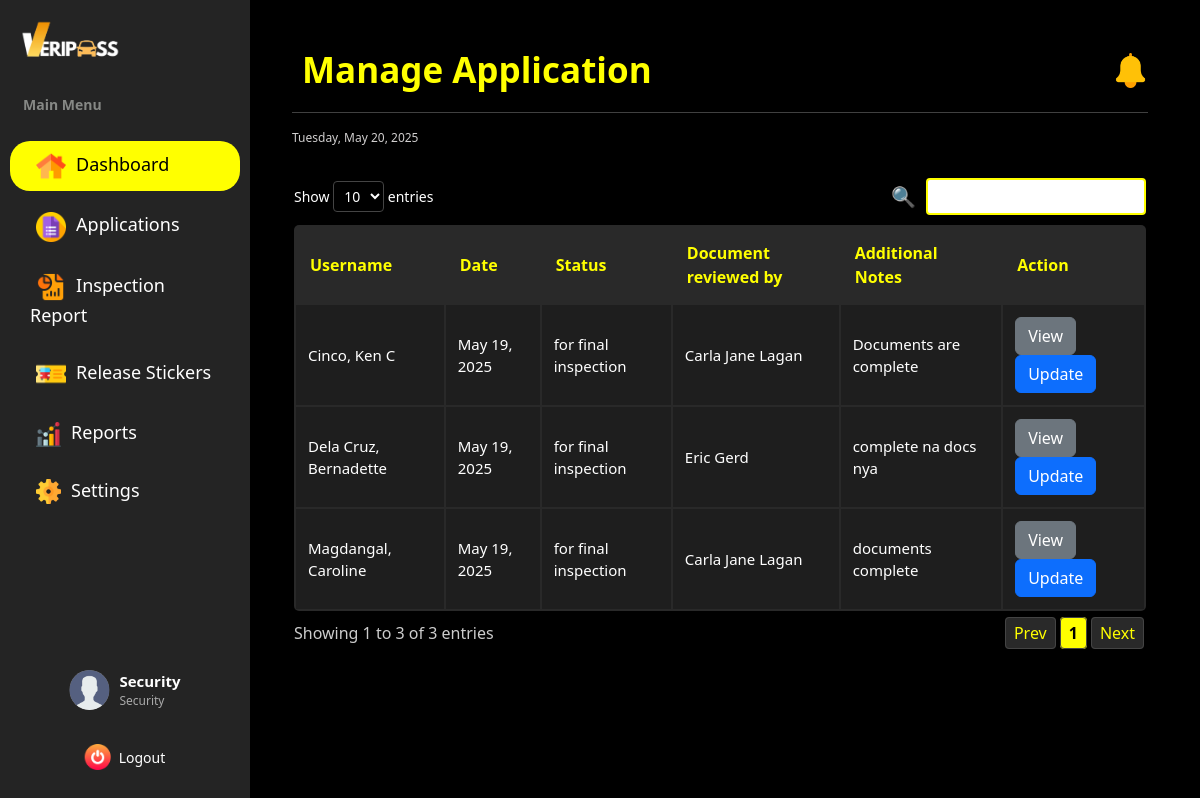
Screenshot of /dashboard/security/manage_application/ (signed in) with the database file from the repository.
### vehicle_pass/models.py (models this page shows, shortened)
class BaseModel(models.Model):
    created_at = models.DateTimeField(auto_now_add=True, db_index=True)
    updated_at = models.DateTimeField(auto_now=True)
    class Meta:
        abstract = True

class Registration(BaseModel):
    STATUS_CHOICES = [
        ('pending', 'Pending'),
        ('cancelled', 'Cancelled'),
        ('for payment', 'For Payment'),
        ('reviewing documents', 'Reviewing Documents'),
        ('for final inspection', 'For Final Inspection'),
        ('approved', 'Approved'),
        ('rejected', 'Rejected')
    ]
    registrationNumber = models.BigAutoField(primary_key=True)
    user = models.ForeignKey(UserProfile, on_delete=models.CASCADE)
    vehicle = models.ForeignKey(Vehicle, on_delete=models.CASCADE)
    files = models.URLField(max_length=250)
    status = models.CharField(max_length=20, choices=STATUS_CHOICES, default='pending')
    remarks = models.TextField(null=True)
    document_reviewed_by = models.ForeignKey(SecurityProfile, on_delete=models.CASCADE, null=True, blank=True)
    def __str__(self):
        return f"Registration {self.registrationNumber} for {self.user.lastname}, {self.user.firstname}"

class UserProfile(BaseModel):
    ROLE_CHOICES = [('user', 'User'),
        ('security', 'Security'),
        ('cashier', 'Cashier'),
        ('admin', 'Admin')
        ]
    SCHOOL_ROLE_CHOICES = [('student', 'Student'),
                   ('faculty', 'Faculty'),
                   ('university personnel', 'University Personnel')
                   ]
    profile_picture = models.ImageField(
        upload_to='profile_pictures/',
        blank=True,
        null=True,
    )
    corporate_email = models.EmailField(max_length=50, unique=True)
    password = models.CharField(max_length=128)
    lastname = models.CharField(max_length=25)
    firstname = models.CharField(max_length=50)
    middle_name = models.CharField(max_length=25, blank=True, null=True)
    suffix = models.CharField(max_length=5, blank=True, null=True)
    dl_number = models.CharField(max_length=15, blank=True, null=True)
    college = models.CharField(max_length=100, blank=True, null=True)
    program = models.CharField(max_length=100, blank=True, null=True)
    department = models.CharField(max_length=100, blank=True, null=True)
    address = models.CharField(max_length=100, blank=True, null=True)
    role = models.CharField(max_length=20, choices=ROLE_CHOICES, default='user', null=True)
    school_role = models.CharField(max_length=20, choices=SCHOOL_ROLE_CHOICES, null=True, blank=True)

class SecurityProfile(BaseModel):
    user = models.ForeignKey(UserProfile, on_delete=models.CASCADE)
    profile_picture = models.ImageField(
        upload_to='profile_pictures/',
        blank=True,
        null=True,
    )
    badgeNumber = models.CharField(max_length=10)
    job_title = models.CharField(max_length=30)

### vehicle_pass/views.py (the view)
# urls.py: path("dashboard/security/manage_application/", SecurityViewApplication.as_view(), name="security_manage_application"),
class SecurityViewApplication(CustomLoginRequiredMixin, ListView):
    model = Registration
    template_name = 'Security Dashboard/Security_Application.html'
    context_object_name = 'applications'
    paginate_by = 20
    def get_context_data(self, **kwargs):
        context = super().get_context_data(**kwargs)
        applications = context['applications']
        print(f"Applications count: {len(applications)}")
        if applications:
            print(f"First application: {applications[0]}")
        return context

### vehicle_pass/authentication.py (called while the page is built)
    def dispatch(self, request, *args, **kwargs):
        if not request.session.get("user_id"): #overrides the django dispatch
            return redirect("login")  #redirect to login if no active on session
        return super().dispatch(request, *args, **kwargs)

### vehicle_pass/context_processors.py (called while the page is built)
def admin_user_context(request):
    if hasattr(request, 'session') and 'user_id' in request.session:
        try:
            user_id = request.session.get('user_id')
            admin_user = UserProfile.objects.get(id=user_id, role='admin')
            admin_name = f"{admin_user.firstname} {admin_user.lastname}"
        except Exception as e:
            admin_name = "Admin"
    else:
        admin_name = "Not Logged In"
    return {'admin_name': admin_name}

def cashier_user_context(request):
    if hasattr(request, 'session') and 'user_id' in request.session:
        try:
            user_id = request.session.get('user_id')
            cashier_user = UserProfile.objects.get(id=user_id, role='cashier')
            cashier_name = f"{cashier_user.firstname} {cashier_user.lastname}"
        except Exception as e:
            cashier_name = "Cashier"
    else:
        cashier_name = "Not Logged In"
    return {'cashier_name': cashier_name}

def default_user_context(request):
    if hasattr(request, 'session') and 'user_id' in request.session:
        try:
            user_id = request.session.get('user_id')
            default_user = UserProfile.objects.get(id=user_id, role='user')
            user_name = f"{default_user.firstname} {default_user.lastname}"
        except Exception as e:
            user_name = "User"
    else:
        user_name = "Not Logged In"
    return {'user_name': user_name}

def security_user_context(request):
    if hasattr(request, 'session') and 'user_id' in request.session:
        try:
            user_id = request.session.get('user_id')
            security_user = UserProfile.objects.get(id=user_id, role='security')
            security_name = f"{security_user.firstname} {security_user.lastname}"
        except Exception as e:
            security_name = "Security"
    else:
        security_name = "Not Logged In"
    return {'security_name': security_name}

### templates/Security Dashboard/Security_Application.html (shortened to what this page needs)
{% extends "includes/security_sidebar.html" %}
{% load static %}
{% block extra_css %}
    <link rel="stylesheet" href="{% static 'css/security-dashboard-style.css' %}">
    <link rel="stylesheet" href="{% static 'css/sidebar.css' %}">
{% endblock %}
{% block content %}
<div class="main-content flex-grow-1 ms-uto">
    <div class="container-fluid py-1">
            <div class="d-flex flex-column flex-md-row justify-content-between align-items-start align-items-md-center mb-3">
                <h2 class="title mb-3 mb-md-0">Manage Application</h2>
                <div class="d-flex align-items-center gap-3">
                    <a href="Announcements.html" class="text-decoration-none text-light position-relative">
                        <img src="{% static 'images/notification.png' %}" alt="Notifications" width="35" height="35">
                    </a>
                </div>
            </div>
        <hr>
        <small><span id="date"></span></small>
        <br>
        <section class="table-container">
            <table id="myTable" class="users-table">
                <thead>
                    <tr>
                        <th>Username</th>
                        <th>Date</th>
                        <th>Status</th>
                        <th>Document reviewed by</th>
                        <th>Additional Notes</th>
                        <th>Action</th>
                    </tr>
                </thead>
                <tbody>
                {% for applicant in applications %}
                    <tr>
                        <td>{{ applicant.user.lastname }}, {{ applicant.user.firstname }} {{ applicant.user.middle_name|default_if_none:""|slice:":1" }} {{ registration.user.suffix|default_if_none:""}}</td>
                        <td>{{ applicant.created_at|date:"F d, Y" }}</td>
                        <td>{{ applicant.status }}</td>
                        <td>{{ applicant.document_reviewed_by.user.firstname }} {{ applicant.document_reviewed_by.user.lastname }}  </td>
                        <td>{{ applicant.remarks|default_if_none:"no remarks" }}</td>
                        <td>
                            <a href="{% url 'security_view_specific_application' applicant.pk %}" class="btn btn-secondary">View</a>
                            <a href="{% url 'security_update_application' applicant.pk %}" class="btn btn-primary">Update</a>
                        </td>
                {% endfor %}
                </tbody>
            </table>
        </section>
    </div>
</div>
{% endblock %}

### static/css/security-dashboard-style.css (style rules this page uses)
* { margin: 0; padding: 0; box-sizing: border-box; }
body { font-family: system-ui, -apple-system, BlinkMacSystemFont, 'Segoe UI', Roboto, Oxygen, Ubuntu, Cantarell, 'Open Sans', 'Helvetica Neue', sans-serif !important; display: flex; background-color: black !important; color: white !important; transition: all 0.3s ease; }
.title { margin: 0; font-size: 35px; display: flex; align-items: center; font-weight: bold; color: yellow; justify-content: space-between; padding: 5px 10px; }
#date { font-size: 12px; color: rgb(208, 206, 206) !important; margin: 0; display: flex; align-items: center; margin-bottom: 5px; }
.table-container { background: rgb(0, 0, 0); padding: 2px; border-radius: 5px; }
.users-table { width: 100%; border-collapse: separate; border-radius: 5px; background-color: #292929; color: white; }
.users-table th { font-weight: bold; padding: 14px; color: yellow; font-size: 16px; }
.users-table td { padding: 12px; font-size: 15px; }
.users-table tr { color: white; }
.users-table tbody tr:nth-child(odd) { background-color: #1e1e1e !important; }
.users-table tbody tr:nth-child(even) { background-color: #1e1e1e !important; }
.users-table th:first-child { cursor: pointer; }
.main-content { flex-grow: 1; padding: 20px; margin-left: 120px; background-color: #000; }
.container-fluid { background-color: #000; color: white; }

### templates/Security Dashboard/Security_Application.html (style rules this page uses)
.main-content { flex-grow: 1; padding: 20px; margin-left: 120px; }

### rows the page displays
Registration: user.lastname "Cinco", user.firstname "Ken", user.middle_name "C", created_at "May 19, 2025", status "for final inspection", document_reviewed_by.user.firstname "Carla Jane", document_reviewed_by.user.lastname "Lagan", remarks "Documents are complete"
Registration: user.lastname "Dela Cruz", user.firstname "Bernadette", created_at "May 19, 2025", status "for final inspection", document_reviewed_by.user.firstname "Eric", document_reviewed_by.user.lastname "Gerd", remarks "complete na docs nya"
Registration: user.lastname "Magdangal", user.firstname "Caroline", created_at "May 19, 2025", status "for final inspection", document_reviewed_by.user.firstname "Carla Jane", document_reviewed_by.user.lastname "Lagan", remarks "documents complete"

### other values shown
{{ security_name }} "Security"
